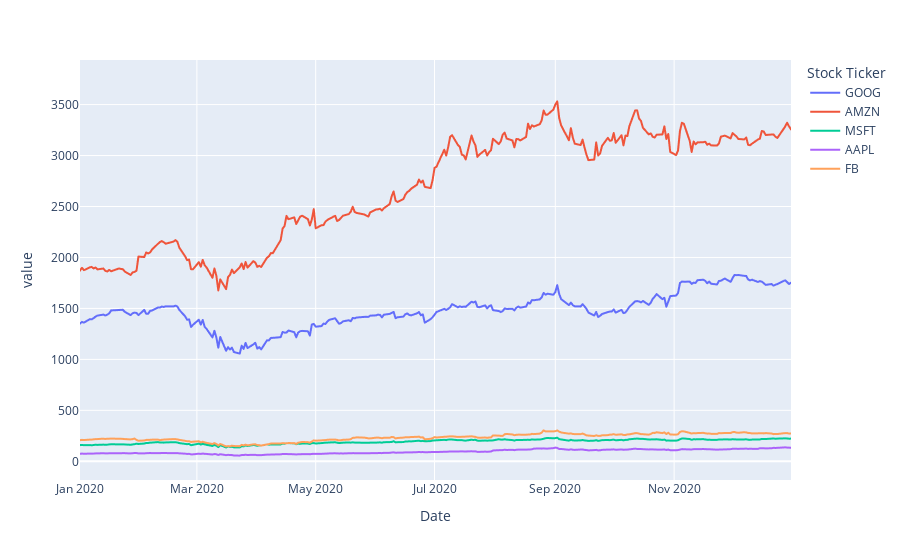

This figure's notebook cell:
### Code cell
fig = px.line(c, range_x=['2020-01-01','2020-12-31'])
fig.show()

### Figure 1 — Plotly figure (JSON) as saved in the notebook; plotly's stock layout.template omitted (floating-point values rounded to 4 significant figures; data arrays with more than 128 entries replaced by an {"elided": "..."} marker saying what was removed)
{"data": [{"hovertemplate": "Stock Ticker=GOOG<br>Date=%{x}<br>value=%{y}<extra></extra>", "legendgroup": "GOOG", "line": {"color": "#636efa", "dash": "solid"}, "marker": {"symbol": "circle"}, "mode": "lines", "name": "GOOG", "showlegend": true, "type": "scattergl", "x": {"elided": "1588 str values"}, "xaxis": "x", "y": {"elided": "1588 float values"}, "yaxis": "y"}, {"hovertemplate": "Stock Ticker=AMZN<br>Date=%{x}<br>value=%{y}<extra></extra>", "legendgroup": "AMZN", "line": {"color": "#EF553B", "dash": "solid"}, "marker": {"symbol": "circle"}, "mode": "lines", "name": "AMZN", "showlegend": true, "type": "scattergl", "x": {"elided": "1588 str values"}, "xaxis": "x", "y": {"elided": "1588 float values"}, "yaxis": "y"}, {"hovertemplate": "Stock Ticker=MSFT<br>Date=%{x}<br>value=%{y}<extra></extra>", "legendgroup": "MSFT", "line": {"color": "#00cc96", "dash": "solid"}, "marker": {"symbol": "circle"}, "mode": "lines", "name": "MSFT", "showlegend": true, "type": "scattergl", "x": {"elided": "1588 str values"}, "xaxis": "x", "y": {"elided": "1588 float values"}, "yaxis": "y"}, {"hovertemplate": "Stock Ticker=AAPL<br>Date=%{x}<br>value=%{y}<extra></extra>", "legendgroup": "AAPL", "line": {"color": "#ab63fa", "dash": "solid"}, "marker": {"symbol": "circle"}, "mode": "lines", "name": "AAPL", "showlegend": true, "type": "scattergl", "x": {"elided": "1588 str values"}, "xaxis": "x", "y": {"elided": "1588 float values"}, "yaxis": "y"}, {"hovertemplate": "Stock Ticker=FB<br>Date=%{x}<br>value=%{y}<extra></extra>", "legendgroup": "FB", "line": {"color": "#FFA15A", "dash": "solid"}, "marker": {"symbol": "circle"}, "mode": "lines", "name": "FB", "showlegend": true, "type": "scattergl", "x": {"elided": "1588 str values"}, "xaxis": "x", "y": {"elided": "1588 float values"}, "yaxis": "y"}], "layout": {"legend": {"title": {"text": "Stock Ticker"}, "tracegroupgap": 0}, "margin": {"t": 60}, "xaxis": {"anchor": "y", "domain": [0, 1], "range": ["2020-01-01", "2020-12-31"], "title": {"text": "Date"}}, "yaxis": {"anchor": "x", "domain": [0, 1], "title": {"text": "value"}}}}
